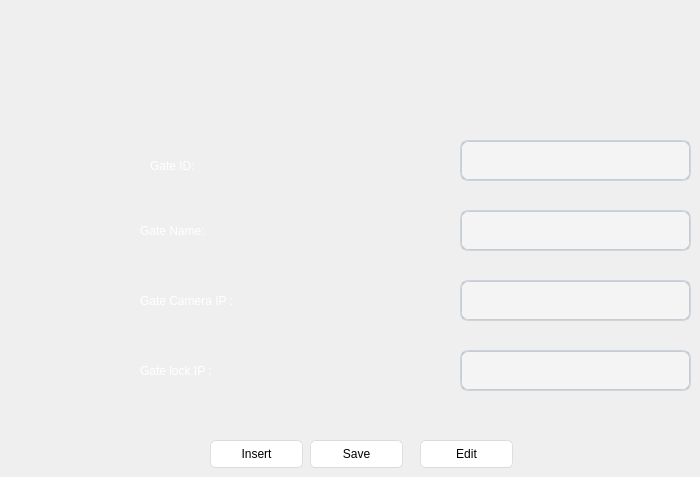
    <widget class="QWidget" name="page3">
     <widget class="QLabel" name="label_9">
      <property name="geometry">
       <rect>
        <x>150</x>
        <y>150</y>
        <width>121</width>
        <height>31</height>
       </rect>
      </property>
      <property name="styleSheet">
       <string notr="true">color: rgb(255, 255, 255);
font: 16pt &quot;Arial&quot;;</string>
      </property>
      <property name="text">
       <string>Gate ID:</string>
      </property>
     </widget>
     <widget class="QLabel" name="label_10">
      <property name="geometry">
       <rect>
        <x>140</x>
        <y>220</y>
        <width>161</width>
        <height>21</height>
       </rect>
      </property>
      <property name="styleSheet">
       <string notr="true">color: rgb(255, 255, 255);
font: 16pt &quot;Arial&quot;;</string>
      </property>
      <property name="text">
       <string>Gate Name:</string>
      </property>
     </widget>
     <widget class="QLabel" name="label_11">
      <property name="geometry">
       <rect>
        <x>140</x>
        <y>290</y>
        <width>231</width>
        <height>21</height>
       </rect>
      </property>
      <property name="styleSheet">
       <string notr="true">color: rgb(255, 255, 255);
font: 16pt &quot;Arial&quot;;</string>
      </property>
      <property name="text">
       <string>Gate Camera IP :</string>
      </property>
     </widget>
     <widget class="QLabel" name="label_12">
      <property name="geometry">
       <rect>
        <x>140</x>
        <y>360</y>
        <width>201</width>
        <height>21</height>
       </rect>
      </property>
      <property name="styleSheet">
       <string notr="true">color: rgb(255, 255, 255);
font: 16pt &quot;Arial&quot;;</string>
      </property>
      <property name="text">
       <string>Gate lock IP :</string>
      </property>
     </widget>
     <widget class="QLineEdit" name="gateid_line">
      <property name="geometry">
       <rect>
        <x>460</x>
        <y>140</y>
        <width>231</width>
        <height>41</height>
       </rect>
      </property>
      <property name="styleSheet">
       <string notr="true">QLineEdit {
    border-width: 2px;
    border-radius: 8px;
    border-style: solid;
    border-top-color: qlineargradient(spread:pad, x1:0.5, y1:1, x2:0.5, y2:0, stop:0 #c1c9cf, stop:1 #d2d8dd);
    border-right-color: qlineargradient(spread:pad, x1:0, y1:0, x2:1, y2:0, stop:0 #c1c9cf, stop:1 #d2d8dd);
    border-bottom-color: qlineargradient(spread:pad, x1:0.5, y1:0, x2:0.5, y2:1, stop:0 #c1c9cf, stop:1 #d2d8dd);
    border-left-color: qlineargradient(spread:pad, x1:1, y1:0, x2:0, y2:0, stop:0 #c1c9cf, stop:1 #d2d8dd);
    background-color: #f4f4f4;
    color: #3d3d3d;
}
QLineEdit:focus {
    border-width: 2px;
    border-radius: 8px;
    border-style: solid;
    border-top-color: qlineargradient(spread:pad, x1:0.5, y1:1, x2:0.5, y2:0, stop:0 #85b7e3, stop:1 #9ec1db);
    border-right-color: qlineargradient(spread:pad, x1:0, y1:0, x2:1, y2:0, stop:0 #85b7e3, stop:1 #9ec1db);
    border-bottom-color: qlineargradient(spread:pad, x1:0.5, y1:0, x2:0.5, y2:1, stop:0 #85b7e3, stop:1 #9ec1db);
    border-left-color: qlineargradient(spread:pad, x1:1, y1:0, x2:0, y2:0, stop:0 #85b7e3, stop:1 #9ec1db);
    background-color: #f4f4f4;
    color: #3d3d3d;
}
QLineEdit:disabled {
    color: #b9b9b9;
}</string>
      </property>
     </widget>
     <widget class="QLineEdit" name="gate_line">
      <property name="geometry">
       <rect>
        <x>460</x>
        <y>210</y>
        <width>231</width>
        <height>41</height>
       </rect>
      </property>
      <property name="styleSheet">
       <string notr="true">QLineEdit {
    border-width: 2px;
    border-radius: 8px;
    border-style: solid;
    border-top-color: qlineargradient(spread:pad, x1:0.5, y1:1, x2:0.5, y2:0, stop:0 #c1c9cf, stop:1 #d2d8dd);
    border-right-color: qlineargradient(spread:pad, x1:0, y1:0, x2:1, y2:0, stop:0 #c1c9cf, stop:1 #d2d8dd);
    border-bottom-color: qlineargradient(spread:pad, x1:0.5, y1:0, x2:0.5, y2:1, stop:0 #c1c9cf, stop:1 #d2d8dd);
    border-left-color: qlineargradient(spread:pad, x1:1, y1:0, x2:0, y2:0, stop:0 #c1c9cf, stop:1 #d2d8dd);
    background-color: #f4f4f4;
    color: #3d3d3d;
}
QLineEdit:focus {
    border-width: 2px;
    border-radius: 8px;
    border-style: solid;
    border-top-color: qlineargradient(spread:pad, x1:0.5, y1:1, x2:0.5, y2:0, stop:0 #85b7e3, stop:1 #9ec1db);
    border-right-color: qlineargradient(spread:pad, x1:0, y1:0, x2:1, y2:0, stop:0 #85b7e3, stop:1 #9ec1db);
    border-bottom-color: qlineargradient(spread:pad, x1:0.5, y1:0, x2:0.5, y2:1, stop:0 #85b7e3, stop:1 #9ec1db);
    border-left-color: qlineargradient(spread:pad, x1:1, y1:0, x2:0, y2:0, stop:0 #85b7e3, stop:1 #9ec1db);
    background-color: #f4f4f4;
    color: #3d3d3d;
}
QLineEdit:disabled {
    color: #b9b9b9;
}</string>
      </property>
     </widget>
     <widget class="QLineEdit" name="camip_line">
      <property name="geometry">
       <rect>
        <x>460</x>
        <y>280</y>
        <width>231</width>
        <height>41</height>
       </rect>
      </property>
      <property name="styleSheet">
       <string notr="true">QLineEdit {
    border-width: 2px;
    border-radius: 8px;
    border-style: solid;
    border-top-color: qlineargradient(spread:pad, x1:0.5, y1:1, x2:0.5, y2:0, stop:0 #c1c9cf, stop:1 #d2d8dd);
    border-right-color: qlineargradient(spread:pad, x1:0, y1:0, x2:1, y2:0, stop:0 #c1c9cf, stop:1 #d2d8dd);
    border-bottom-color: qlineargradient(spread:pad, x1:0.5, y1:0, x2:0.5, y2:1, stop:0 #c1c9cf, stop:1 #d2d8dd);
    border-left-color: qlineargradient(spread:pad, x1:1, y1:0, x2:0, y2:0, stop:0 #c1c9cf, stop:1 #d2d8dd);
    background-color: #f4f4f4;
    color: #3d3d3d;
}
QLineEdit:focus {
    border-width: 2px;
    border-radius: 8px;
    border-style: solid;
    border-top-color: qlineargradient(spread:pad, x1:0.5, y1:1, x2:0.5, y2:0, stop:0 #85b7e3, stop:1 #9ec1db);
    border-right-color: qlineargradient(spread:pad, x1:0, y1:0, x2:1, y2:0, stop:0 #85b7e3, stop:1 #9ec1db);
    border-bottom-color: qlineargradient(spread:pad, x1:0.5, y1:0, x2:0.5, y2:1, stop:0 #85b7e3, stop:1 #9ec1db);
    border-left-color: qlineargradient(spread:pad, x1:1, y1:0, x2:0, y2:0, stop:0 #85b7e3, stop:1 #9ec1db);
    background-color: #f4f4f4;
    color: #3d3d3d;
}
QLineEdit:disabled {
    color: #b9b9b9;
}</string>
      </property>
     </widget>
     <widget class="QLineEdit" name="gatelock_line">
      <property name="geometry">
       <rect>
        <x>460</x>
        <y>350</y>
        <width>231</width>
        <height>41</height>
       </rect>
      </property>
      <property name="styleSheet">
       <string notr="true">QLineEdit {
    border-width: 2px;
    border-radius: 8px;
    border-style: solid;
    border-top-color: qlineargradient(spread:pad, x1:0.5, y1:1, x2:0.5, y2:0, stop:0 #c1c9cf, stop:1 #d2d8dd);
    border-right-color: qlineargradient(spread:pad, x1:0, y1:0, x2:1, y2:0, stop:0 #c1c9cf, stop:1 #d2d8dd);
    border-bottom-color: qlineargradient(spread:pad, x1:0.5, y1:0, x2:0.5, y2:1, stop:0 #c1c9cf, stop:1 #d2d8dd);
    border-left-color: qlineargradient(spread:pad, x1:1, y1:0, x2:0, y2:0, stop:0 #c1c9cf, stop:1 #d2d8dd);
    background-color: #f4f4f4;
    color: #3d3d3d;
}
QLineEdit:focus {
    border-width: 2px;
    border-radius: 8px;
    border-style: solid;
    border-top-color: qlineargradient(spread:pad, x1:0.5, y1:1, x2:0.5, y2:0, stop:0 #85b7e3, stop:1 #9ec1db);
    border-right-color: qlineargradient(spread:pad, x1:0, y1:0, x2:1, y2:0, stop:0 #85b7e3, stop:1 #9ec1db);
    border-bottom-color: qlineargradient(spread:pad, x1:0.5, y1:0, x2:0.5, y2:1, stop:0 #85b7e3, stop:1 #9ec1db);
    border-left-color: qlineargradient(spread:pad, x1:1, y1:0, x2:0, y2:0, stop:0 #85b7e3, stop:1 #9ec1db);
    background-color: #f4f4f4;
    color: #3d3d3d;
}
QLineEdit:disabled {
    color: #b9b9b9;
}</string>
      </property>
     </widget>
     <widget class="QPushButton" name="edit_btn_4">
      <property name="geometry">
       <rect>
        <x>420</x>
        <y>440</y>
        <width>93</width>
        <height>28</height>
       </rect>
      </property>
      <property name="styleSheet">
       <string notr="true">QPushButton{
	font: 75 11pt &quot;MS Shell Dlg 2&quot;;
	border-style: solid;
	border-top-color: qlineargradient(spread:pad, x1:0.5, y1:1, x2:0.5, y2:0, stop:0 rgb(215, 215, 215), stop:1 rgb(222, 222, 222));
	border-right-color: qlineargradient(spread:pad, x1:0, y1:0.5, x2:1, y2:0.5, stop:0 rgb(217, 217, 217), stop:1 rgb(227, 227, 227));
	border-left-color: qlineargradient(spread:pad, x1:0, y1:0.5, x2:1, y2:0.5, stop:0 rgb(227, 227, 227), stop:1 rgb(217, 217, 217));
	border-bottom-color: qlineargradient(spread:pad, x1:0.5, y1:1, x2:0.5, y2:0, stop:0 rgb(215, 215, 215), stop:1 rgb(222, 222, 222));
	border-width: 1px;
	border-radius: 5px;
	color: rgb(0,0,0);
	padding: 2px;
	background-color: rgb(255,255,255);
}
QPushButton:hover{
	border-style: solid;
	border-top-color: qlineargradient(spread:pad, x1:0.5, y1:1, x2:0.5, y2:0, stop:0 rgb(195, 195, 195), stop:1 rgb(222, 222, 222));
	border-right-color: qlineargradient(spread:pad, x1:0, y1:0.5, x2:1, y2:0.5, stop:0 rgb(197, 197, 197), stop:1 rgb(227, 227, 227));
	border-left-color: qlineargradient(spread:pad, x1:0, y1:0.5, x2:1, y2:0.5, stop:0 rgb(227, 227, 227), stop:1 rgb(197, 197, 197));
	border-bottom-color: qlineargradient(spread:pad, x1:0.5, y1:1, x2:0.5, y2:0, stop:0 rgb(195, 195, 195), stop:1 rgb(222, 222, 222));
	border-width: 1px;
	border-radius: 5px;
	color: rgb(0,0,0);
	padding: 2px;
	background-color: rgb(255,255,255);
}
QPushButton:pressed{
	border-style: solid;
	border-top-color: qlineargradient(spread:pad, x1:0.5, y1:1, x2:0.5, y2:0, stop:0 rgb(215, 215, 215), stop:1 rgb(222, 222, 222));
	border-right-color: qlineargradient(spread:pad, x1:0, y1:0.5, x2:1, y2:0.5, stop:0 rgb(217, 217, 217), stop:1 rgb(227, 227, 227));
	border-left-color: qlineargradient(spread:pad, x1:0, y1:0.5, x2:1, y2:0.5, stop:0 rgb(227, 227, 227), stop:1 rgb(217, 217, 217));
	border-bottom-color: qlineargradient(spread:pad, x1:0.5, y1:1, x2:0.5, y2:0, stop:0 rgb(215, 215, 215), stop:1 rgb(222, 222, 222));
	border-width: 1px;
	border-radius: 5px;
	color: rgb(0,0,0);
	padding: 2px;
	background-color: rgb(142,142,142);
}
QPushButton:disabled{
	border-style: solid;
	border-top-color: qlineargradient(spread:pad, x1:0.5, y1:1, x2:0.5, y2:0, stop:0 rgb(215, 215, 215), stop:1 rgb(222, 222, 222));
	border-right-color: qlineargradient(spread:pad, x1:0, y1:0.5, x2:1, y2:0.5, stop:0 rgb(217, 217, 217), stop:1 rgb(227, 227, 227));
	border-left-color: qlineargradient(spread:pad, x1:0, y1:0.5, x2:1, y2:0.5, stop:0 rgb(227, 227, 227), stop:1 rgb(217, 217, 217));
	border-bottom-color: qlineargradient(spread:pad, x1:0.5, y1:1, x2:0.5, y2:0, stop:0 rgb(215, 215, 215), stop:1 rgb(222, 222, 222));
	border-width: 1px;
	border-radius: 5px;
	color: #808086;
	padding: 2px;
	background-color: rgb(142,142,142);
}</string>
      </property>
      <property name="text">
       <string>Edit</string>
      </property>
     </widget>
     <widget class="QPushButton" name="save_btn_4">
      <property name="geometry">
       <rect>
        <x>310</x>
        <y>440</y>
        <width>93</width>
        <height>28</height>
       </rect>
      </property>
      <property name="styleSheet">
       <string notr="true">QPushButton{
	font: 75 11pt &quot;MS Shell Dlg 2&quot;;
	border-style: solid;
	border-top-color: qlineargradient(spread:pad, x1:0.5, y1:1, x2:0.5, y2:0, stop:0 rgb(215, 215, 215), stop:1 rgb(222, 222, 222));
	border-right-color: qlineargradient(spread:pad, x1:0, y1:0.5, x2:1, y2:0.5, stop:0 rgb(217, 217, 217), stop:1 rgb(227, 227, 227));
	border-left-color: qlineargradient(spread:pad, x1:0, y1:0.5, x2:1, y2:0.5, stop:0 rgb(227, 227, 227), stop:1 rgb(217, 217, 217));
	border-bottom-color: qlineargradient(spread:pad, x1:0.5, y1:1, x2:0.5, y2:0, stop:0 rgb(215, 215, 215), stop:1 rgb(222, 222, 222));
	border-width: 1px;
	border-radius: 5px;
	color: rgb(0,0,0);
	padding: 2px;
	background-color: rgb(255,255,255);
}
QPushButton:hover{
	border-style: solid;
	border-top-color: qlineargradient(spread:pad, x1:0.5, y1:1, x2:0.5, y2:0, stop:0 rgb(195, 195, 195), stop:1 rgb(222, 222, 222));
	border-right-color: qlineargradient(spread:pad, x1:0, y1:0.5, x2:1, y2:0.5, stop:0 rgb(197, 197, 197), stop:1 rgb(227, 227, 227));
	border-left-color: qlineargradient(spread:pad, x1:0, y1:0.5, x2:1, y2:0.5, stop:0 rgb(227, 227, 227), stop:1 rgb(197, 197, 197));
	border-bottom-color: qlineargradient(spread:pad, x1:0.5, y1:1, x2:0.5, y2:0, stop:0 rgb(195, 195, 195), stop:1 rgb(222, 222, 222));
	border-width: 1px;
	border-radius: 5px;
	color: rgb(0,0,0);
	padding: 2px;
	background-color: rgb(255,255,255);
}
QPushButton:pressed{
	border-style: solid;
	border-top-color: qlineargradient(spread:pad, x1:0.5, y1:1, x2:0.5, y2:0, stop:0 rgb(215, 215, 215), stop:1 rgb(222, 222, 222));
	border-right-color: qlineargradient(spread:pad, x1:0, y1:0.5, x2:1, y2:0.5, stop:0 rgb(217, 217, 217), stop:1 rgb(227, 227, 227));
	border-left-color: qlineargradient(spread:pad, x1:0, y1:0.5, x2:1, y2:0.5, stop:0 rgb(227, 227, 227), stop:1 rgb(217, 217, 217));
	border-bottom-color: qlineargradient(spread:pad, x1:0.5, y1:1, x2:0.5, y2:0, stop:0 rgb(215, 215, 215), stop:1 rgb(222, 222, 222));
	border-width: 1px;
	border-radius: 5px;
	color: rgb(0,0,0);
	padding: 2px;
	background-color: rgb(142,142,142);
}
QPushButton:disabled{
	border-style: solid;
	border-top-color: qlineargradient(spread:pad, x1:0.5, y1:1, x2:0.5, y2:0, stop:0 rgb(215, 215, 215), stop:1 rgb(222, 222, 222));
	border-right-color: qlineargradient(spread:pad, x1:0, y1:0.5, x2:1, y2:0.5, stop:0 rgb(217, 217, 217), stop:1 rgb(227, 227, 227));
	border-left-color: qlineargradient(spread:pad, x1:0, y1:0.5, x2:1, y2:0.5, stop:0 rgb(227, 227, 227), stop:1 rgb(217, 217, 217));
	border-bottom-color: qlineargradient(spread:pad, x1:0.5, y1:1, x2:0.5, y2:0, stop:0 rgb(215, 215, 215), stop:1 rgb(222, 222, 222));
	border-width: 1px;
	border-radius: 5px;
	color: #808086;
	padding: 2px;
	background-color: rgb(142,142,142);
}</string>
      </property>
      <property name="text">
       <string>Save</string>
      </property>
     </widget>
     <widget class="QPushButton" name="insert_btn_4">
      <property name="geometry">
       <rect>
        <x>210</x>
        <y>440</y>
        <width>93</width>
        <height>28</height>
       </rect>
      </property>
      <property name="styleSheet">
       <string notr="true">QPushButton{
	font: 75 11pt &quot;MS Shell Dlg 2&quot;;
	border-style: solid;
	border-top-color: qlineargradient(spread:pad, x1:0.5, y1:1, x2:0.5, y2:0, stop:0 rgb(215, 215, 215), stop:1 rgb(222, 222, 222));
	border-right-color: qlineargradient(spread:pad, x1:0, y1:0.5, x2:1, y2:0.5, stop:0 rgb(217, 217, 217), stop:1 rgb(227, 227, 227));
	border-left-color: qlineargradient(spread:pad, x1:0, y1:0.5, x2:1, y2:0.5, stop:0 rgb(227, 227, 227), stop:1 rgb(217, 217, 217));
	border-bottom-color: qlineargradient(spread:pad, x1:0.5, y1:1, x2:0.5, y2:0, stop:0 rgb(215, 215, 215), stop:1 rgb(222, 222, 222));
	border-width: 1px;
	border-radius: 5px;
	color: rgb(0,0,0);
	padding: 2px;
	background-color: rgb(255,255,255);
}
QPushButton:hover{
	border-style: solid;
	border-top-color: qlineargradient(spread:pad, x1:0.5, y1:1, x2:0.5, y2:0, stop:0 rgb(195, 195, 195), stop:1 rgb(222, 222, 222));
	border-right-color: qlineargradient(spread:pad, x1:0, y1:0.5, x2:1, y2:0.5, stop:0 rgb(197, 197, 197), stop:1 rgb(227, 227, 227));
	border-left-color: qlineargradient(spread:pad, x1:0, y1:0.5, x2:1, y2:0.5, stop:0 rgb(227, 227, 227), stop:1 rgb(197, 197, 197));
	border-bottom-color: qlineargradient(spread:pad, x1:0.5, y1:1, x2:0.5, y2:0, stop:0 rgb(195, 195, 195), stop:1 rgb(222, 222, 222));
	border-width: 1px;
	border-radius: 5px;
	color: rgb(0,0,0);
	padding: 2px;
	background-color: rgb(255,255,255);
}
QPushButton:pressed{
	border-style: solid;
	border-top-color: qlineargradient(spread:pad, x1:0.5, y1:1, x2:0.5, y2:0, stop:0 rgb(215, 215, 215), stop:1 rgb(222, 222, 222));
	border-right-color: qlineargradient(spread:pad, x1:0, y1:0.5, x2:1, y2:0.5, stop:0 rgb(217, 217, 217), stop:1 rgb(227, 227, 227));
	border-left-color: qlineargradient(spread:pad, x1:0, y1:0.5, x2:1, y2:0.5, stop:0 rgb(227, 227, 227), stop:1 rgb(217, 217, 217));
	border-bottom-color: qlineargradient(spread:pad, x1:0.5, y1:1, x2:0.5, y2:0, stop:0 rgb(215, 215, 215), stop:1 rgb(222, 222, 222));
	border-width: 1px;
	border-radius: 5px;
	color: rgb(0,0,0);
	padding: 2px;
	background-color: rgb(142,142,142);
}
QPushButton:disabled{
	border-style: solid;
	border-top-color: qlineargradient(spread:pad, x1:0.5, y1:1, x2:0.5, y2:0, stop:0 rgb(215, 215, 215), stop:1 rgb(222, 222, 222));
	border-right-color: qlineargradient(spread:pad, x1:0, y1:0.5, x2:1, y2:0.5, stop:0 rgb(217, 217, 217), stop:1 rgb(227, 227, 227));
	border-left-color: qlineargradient(spread:pad, x1:0, y1:0.5, x2:1, y2:0.5, stop:0 rgb(227, 227, 227), stop:1 rgb(217, 217, 217));
	border-bottom-color: qlineargradient(spread:pad, x1:0.5, y1:1, x2:0.5, y2:0, stop:0 rgb(215, 215, 215), stop:1 rgb(222, 222, 222));
	border-width: 1px;
	border-radius: 5px;
	color: #808086;
	padding: 2px;
	background-color: rgb(142,142,142);
}</string>
      </property>
      <property name="text">
       <string>Insert</string>
      </property>
     </widget>
    </widget>
